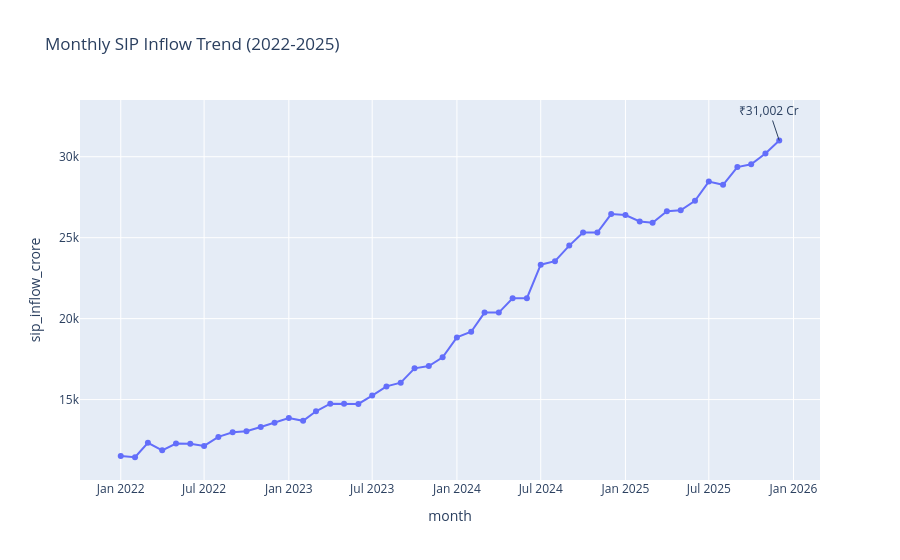

The notebook cell saved with this chart:
### Code cell
import pandas as pd
import plotly.express as px

sip = pd.read_csv("../data/raw/04_monthly_sip_inflows.csv")

sip["month"] = pd.to_datetime(sip["month"])

fig = px.line(
    sip,
    x="month",
    y="sip_inflow_crore",
    markers=True,
    title="Monthly SIP Inflow Trend (2022-2025)"
)

# Highlight Dec 2025 milestone
milestone = sip.iloc[-1]

fig.add_annotation(
    x=milestone["month"],
    y=milestone["sip_inflow_crore"],
    text=f"₹{milestone['sip_inflow_crore']:,} Cr",
    showarrow=True
)

fig.show()
